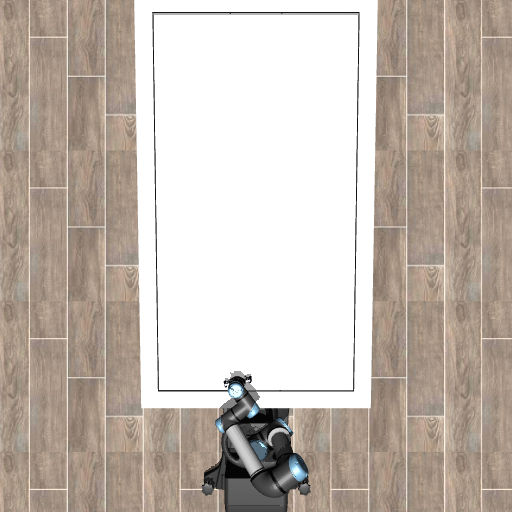
#> input picture eval_gifs/orient/birdview_raw.png, 512 x 512 px
$ python -i control_parameters.py   (imports and definitions only)
#> lines starting #> are read from the running program, lines starting #| are printed output that depends on the picture
#> further down, picture is the input picture: shape (512, 512, 3); mean B, G, R 176, 185.1, 195.4
import cv2
import imageio
import time, os
import numpy as np
from .image_detection import find_red_hockey_paddle, find_red_hockey_puck
from .coordinate_transform import effective_x_max
from .draw_regions import visualize_regions
from .overlay_utils import (
    robot_to_display_pixel_int,
    draw_target_marker,
    draw_puck_marker_from_state,
    draw_paddle_marker,
    Box2DEnvironmentOverlay,
)


mousepos = (0,0,1)
base_dir = os.path.join(os.path.dirname(os.path.abspath(__file__)), "..", "..", "..")
# [1 line not run here, left out]

upscale_constant = 3
original_size = np.array([640, 480])
visual_downscale_constant = 2
save_downscale_constant = 2
offset_constants = np.array((2250, 500))


# [75 lines left out: functions _effective_xmax, draw_robot_edge_limits, single_point_homography, not called in this run]

def homography_transform(image, get_save=True, rotate=False):
#> called with get_save = True, rotate = False
    image = cv2.rotate(image, cv2.ROTATE_180)
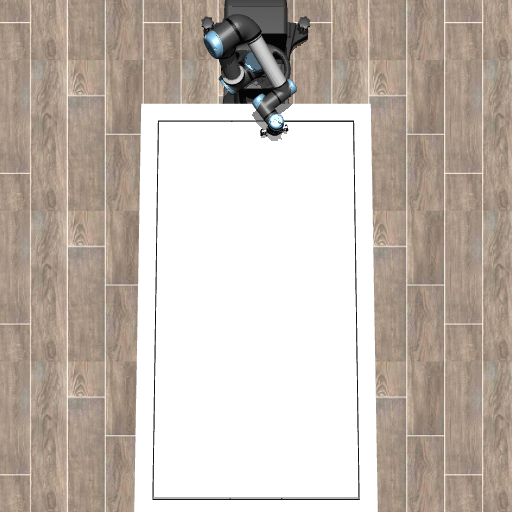
#> image: shape (512, 512, 3); mean of channels 0, 1, 2 176, 185.1, 195.4; drawn as B, G, R
    save_image = None
    if get_save:
        save_image = cv2.resize(image, (int(640/save_downscale_constant), int(480/save_downscale_constant)))
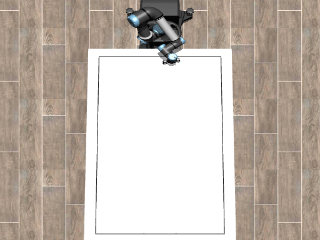
#> save_image: shape (240, 320, 3); mean of channels 0, 1, 2 175.9, 185, 195.3; drawn as B, G, R
        # print("images", image, save_image)
    image = cv2.resize(image, (int(640*upscale_constant), int(480*upscale_constant)),
                interpolation = cv2.INTER_LINEAR)
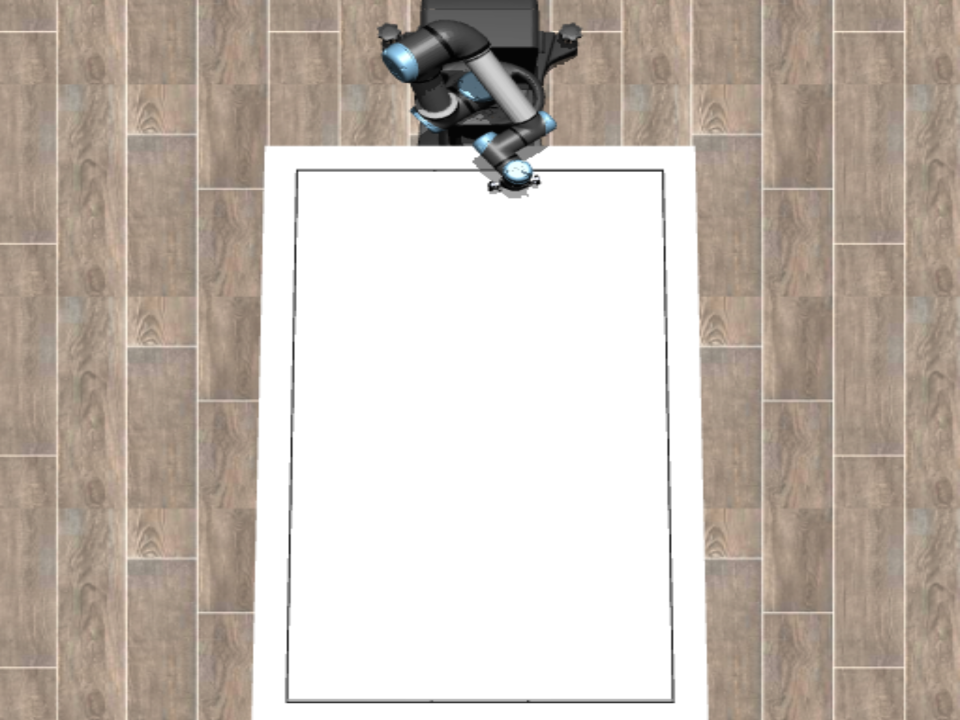
#> image: shape (1440, 1920, 3) (shown at 1/2 size); mean of channels 0, 1, 2 175.9, 185, 195.3; drawn as B, G, R
#> (the run stopped early here; a loop or call above may not have finished)

$ run again, on eval_gifs/orient/birdview_flipud.png
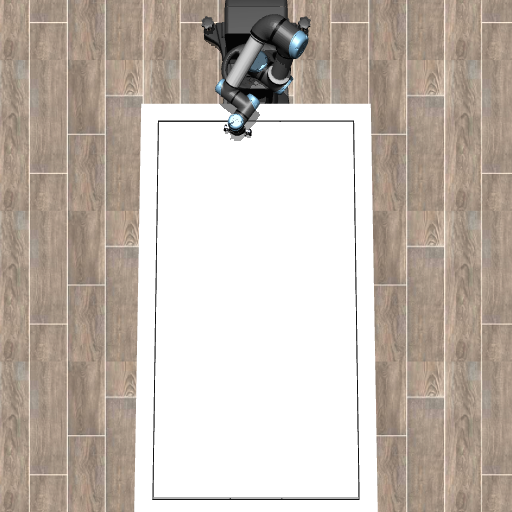
#> input picture eval_gifs/orient/birdview_flipud.png, 512 x 512 px
#> picture is the input picture: shape (512, 512, 3); mean B, G, R 176, 185.1, 195.4
#> in homography_transform, `image = cv2.rotate(image, cv2.ROTATE_180)`:
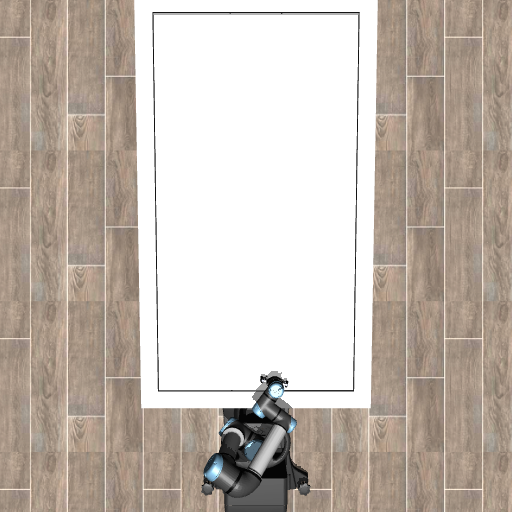
#> image: shape (512, 512, 3); mean of channels 0, 1, 2 176, 185.1, 195.4; drawn as B, G, R
#> in homography_transform, `image = cv2.resize(image, (int(640*upscale_constant), int(480*upscale_..`:
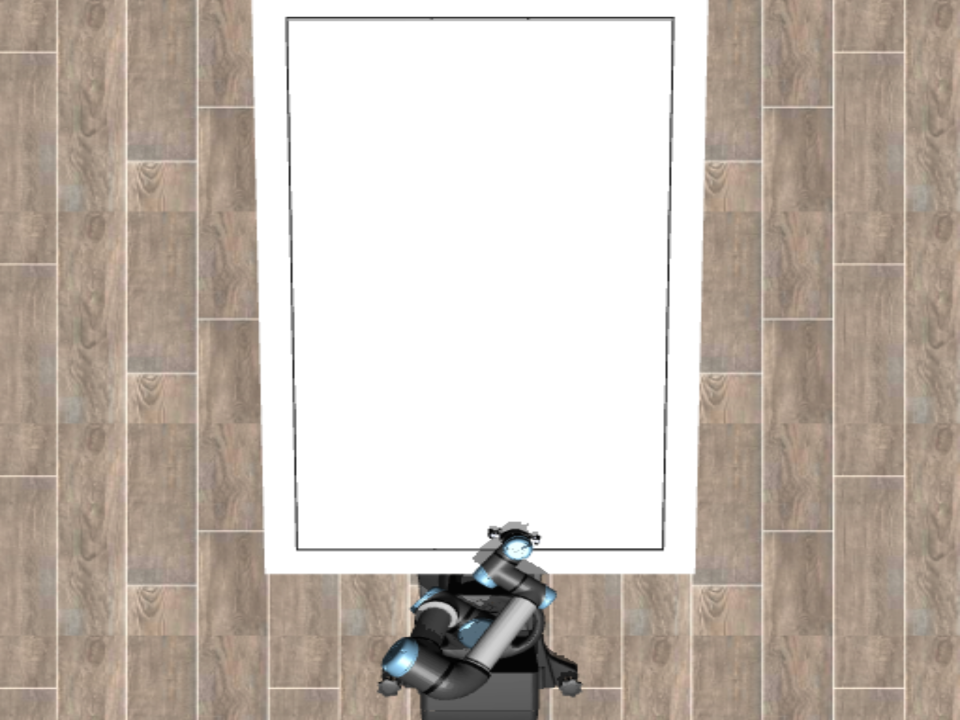
#> image: shape (1440, 1920, 3) (shown at 1/2 size); mean of channels 0, 1, 2 175.9, 185, 195.3; drawn as B, G, R
